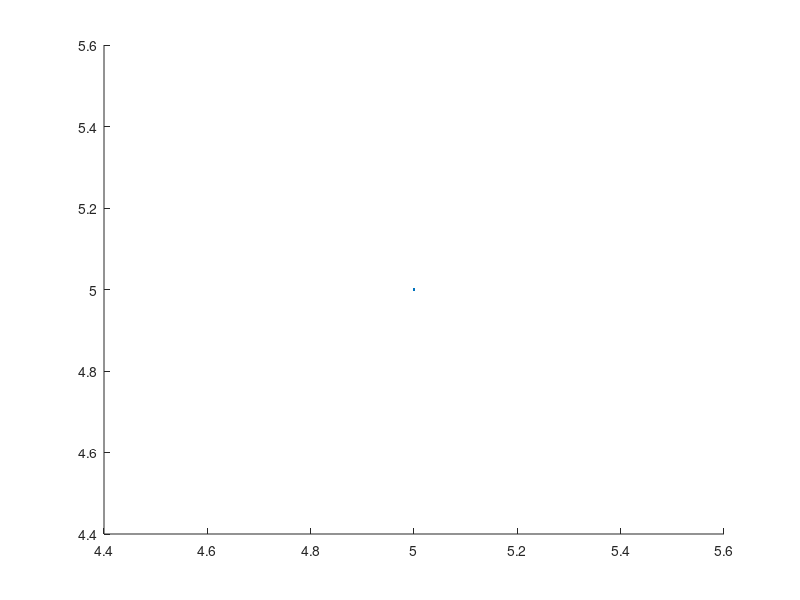

Recreate this plot in MATLAB. (Note: this script raises an error after producing the figure.)



n = input('enter the number of control points');                            
d = n-1;                           
X = input('enter the x coordinates of the control points');
Y = input('enter the y coordinates of the control points');
line(X,Y);                        
for u = 0:0.01:1                   
    x=0; y=0;                      
    for i=0:1:d                    
        c=nchoosek(d,i);           
        B=c*((u^i)*(1-u)^(d-i));   
        x=x+B*X(i+1);              
        y=y+B*Y(i+1);             
    end;                           
plot(x,y,'*r');                    
end